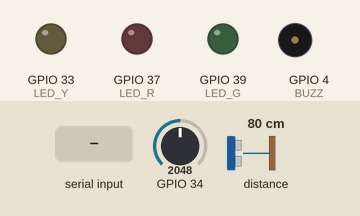
This sketch was run on a simulated ESP32. On the bench: output pins drawn as LEDs (lit = HIGH), buzzer (waves = sounding). The test bench sets the inputs (shaded band); at power-on: GPIO 34 = 2048, distance to the obstacle 80 cm. Random numbers use the default seed unless the sketch sets one.

Above: at 2.7 s.
2.8 s: "I\n" received over the second serial link
At 3.46 s:
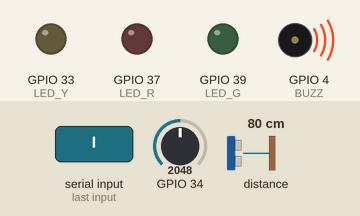
5.8 s: "R\n" received over the second serial link
At 6.9 s:
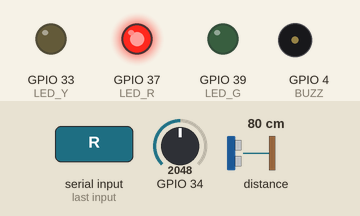
7.3 s: "S\n" received over the second serial link
At 7.49 s:
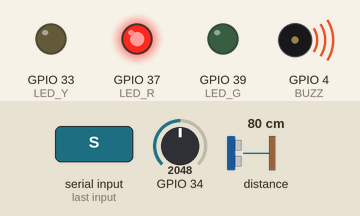
10.3 s: "G\n" received over the second serial link
At 11.3 s:
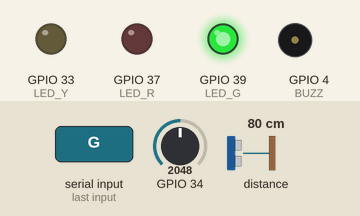
11.8 s: "S\n" received over the second serial link
At 11.98 s:
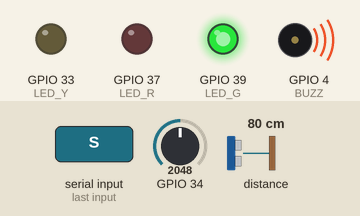
Timing chart, 0 to 14.8 s (numbered marks = the images above; inputs shaded):
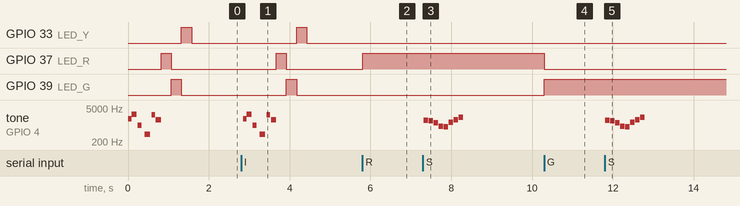

Measured:
- after the input at 2.8 s, GPIO 33 (LED_Y): LOW → HIGH after 1.4 s, → LOW 0.25 s later; GPIO 37 (LED_R): LOW → HIGH after 0.87 s, → LOW 0.25 s later
- after the input at 5.8 s, GPIO 37 (LED_R): LOW → HIGH at once
- after the input at 7.3 s, tone on GPIO 4 (BUZZ): plays 1568 Hz for 0.11 s, 1480 Hz for 0.11 s, 1245 Hz for 0.11 s, 880 Hz for 0.11 s, 831 Hz for 0.11 s, 1319 Hz for 0.11 s … (8 notes in this stretch), starting at once
- after the input at 10.3 s, GPIO 37 (LED_R): HIGH → LOW at once; GPIO 39 (LED_G): LOW → HIGH at once
- after the input at 11.8 s, tone on GPIO 4 (BUZZ): plays 1568 Hz for 0.11 s, 1480 Hz for 0.11 s, 1245 Hz for 0.11 s, 880 Hz for 0.11 s, 831 Hz for 0.11 s, 1319 Hz for 0.11 s … (8 notes in this stretch), starting at once

The sketch:

lidar.ino
```cpp
// === Nano sketch additions ===
#include <TFMPlus.h>
#include <AltSoftSerial.h>

AltSoftSerial VEX(8, 9);    // RX=D8, TX=D9 (to VEX)
TFMPlus tfmP;

const int LED_R = A1;
const int LED_G = A3;
const int LED_Y = A5;
const int BUZZ  = 4;   // tone-capable pin

#define NOTE_A5   880
#define NOTE_GS5  831
#define NOTE_E6   1319
#define NOTE_FS6  1480
#define NOTE_G6   1568
#define NOTE_GS6  1661
#define NOTE_C7   2093
#define NOTE_DS6  1245
#define REST 0
#define END -1

// Blink state for "DONE" flashing
bool doneBlink = false;
unsigned long lastBlink = 0;
bool blinkOn = false;

// Your secret tune (quick version)
// ---- secret melody as (note, divider) pairs; END terminates ----
const int16_t secret[] = {
  NOTE_G6, 16,  NOTE_FS6, 16,  NOTE_DS6, 16,  NOTE_A5, 16,
  NOTE_GS5, 16, NOTE_E6,  16,  NOTE_GS6, 16,  NOTE_C7, 16,
  END
};

// Generic tone player (your preferred style)
void playTune(const int16_t *seq, uint16_t tempoBPM, uint8_t pin) {
  const uint32_t wholeMs = (60000UL * 4) / tempoBPM; // whole note length

  for (size_t i = 0; ; ) {
    int16_t note = seq[i++];
    if (note == END) break;

    int16_t denom = seq[i++];
    if (denom <= 0) denom = 4;       // default quarter

    uint32_t dur    = wholeMs / (uint16_t)denom;
    uint32_t playMs = (dur * 9UL) / 10UL; // 90% on
    uint32_t gapMs  = dur - playMs;       // 10% gap

    if (note == REST) {
      noTone(pin);
      delay(dur);
    } else {
      tone(pin, (unsigned)note, (unsigned)playMs);
      delay(playMs);
      noTone(pin);
      if (gapMs) delay(gapMs);
    }
  }
}

void r2ChirpPack(uint8_t pin) {
  const int K = 2000;
  for (int i = 0; i < 6; i++) {
    tone(pin, K + random(-1700, 2000), random(70, 170));
    delay(random(80, 190));   // includes tone time
    noTone(pin);
    delay(random(0, 30));
  }
}


void ledsOff() { digitalWrite(LED_R,LOW); digitalWrite(LED_G,LOW); digitalWrite(LED_Y,LOW); }
void setRGB(bool r, bool g, bool y) {
  digitalWrite(LED_R, r ? HIGH : LOW);
  digitalWrite(LED_G, g ? HIGH : LOW);
  digitalWrite(LED_Y, y ? HIGH : LOW);
}

void robotInit() {
  ledsOff();
  randomSeed(analogRead(A6));   // any floating analog ok
  r2ChirpPack(BUZZ);            // <<< play once at boot
  setRGB(1,0,0); delay(250);
  setRGB(0,1,0); delay(250);
  setRGB(0,0,1); delay(250);
  ledsOff();
}

void handleVexCmds() {
  while (VEX.available()) {
    char c = VEX.read();
    switch (c) {
      case 'I': robotInit(); break;              // init LED sequence
      case 'R': doneBlink=false; setRGB(1,0,0); break; // RED state
      case 'G': doneBlink=false; setRGB(0,1,0); break; // GREEN state
      case 'Y': doneBlink=false; setRGB(0,0,1); break; // YELLOW state
      case 'O': doneBlink=false; ledsOff(); break;     // all off
      case 'F': doneBlink=true;  break;          // start DONE flashing
      case 'f': doneBlink=false; ledsOff(); break;     // stop flashing
      case 'S': playTune(secret, 120, BUZZ); break;            // play secret tune
      default: break;
    }
  }
}

void updateBlink() {
  if (!doneBlink) return;
  unsigned long now = millis();
  if (now - lastBlink >= 200) {
    lastBlink = now;
    static int phase = 0;
    phase = (phase + 1) % 3;

    switch (phase) {
      case 0: setRGB(1,0,0); break; // red
      case 1: setRGB(0,1,0); break; // green
      case 2: setRGB(0,0,1); break; // yellow
    }
  }
}

void setup() {
  pinMode(LED_R, OUTPUT);
  pinMode(LED_G, OUTPUT);
  pinMode(LED_Y, OUTPUT);
  pinMode(BUZZ,  OUTPUT);
  robotInit();

  VEX.begin(9600);      // To VEX
  Serial.begin(115200); // To TF-Luna (sensor TX -> Nano RX0 only is OK)
  tfmP.begin(&Serial);
}

void loop() {
  // 1) Read LiDAR and stream to VEX (unchanged behavior)
  int16_t dist, flux, temp;
  if (tfmP.getData(dist, flux, temp)) {
    VEX.print(dist);
    VEX.print('\n');
  } else {
    VEX.print("-1\n");
  }

  // 2) Handle any commands from VEX (LEDs/buzzer)
  handleVexCmds();

  // 3) Maintain non-blocking blink pattern
  updateBlink();

  delay(50); // ~20 Hz distance stream
}
```
